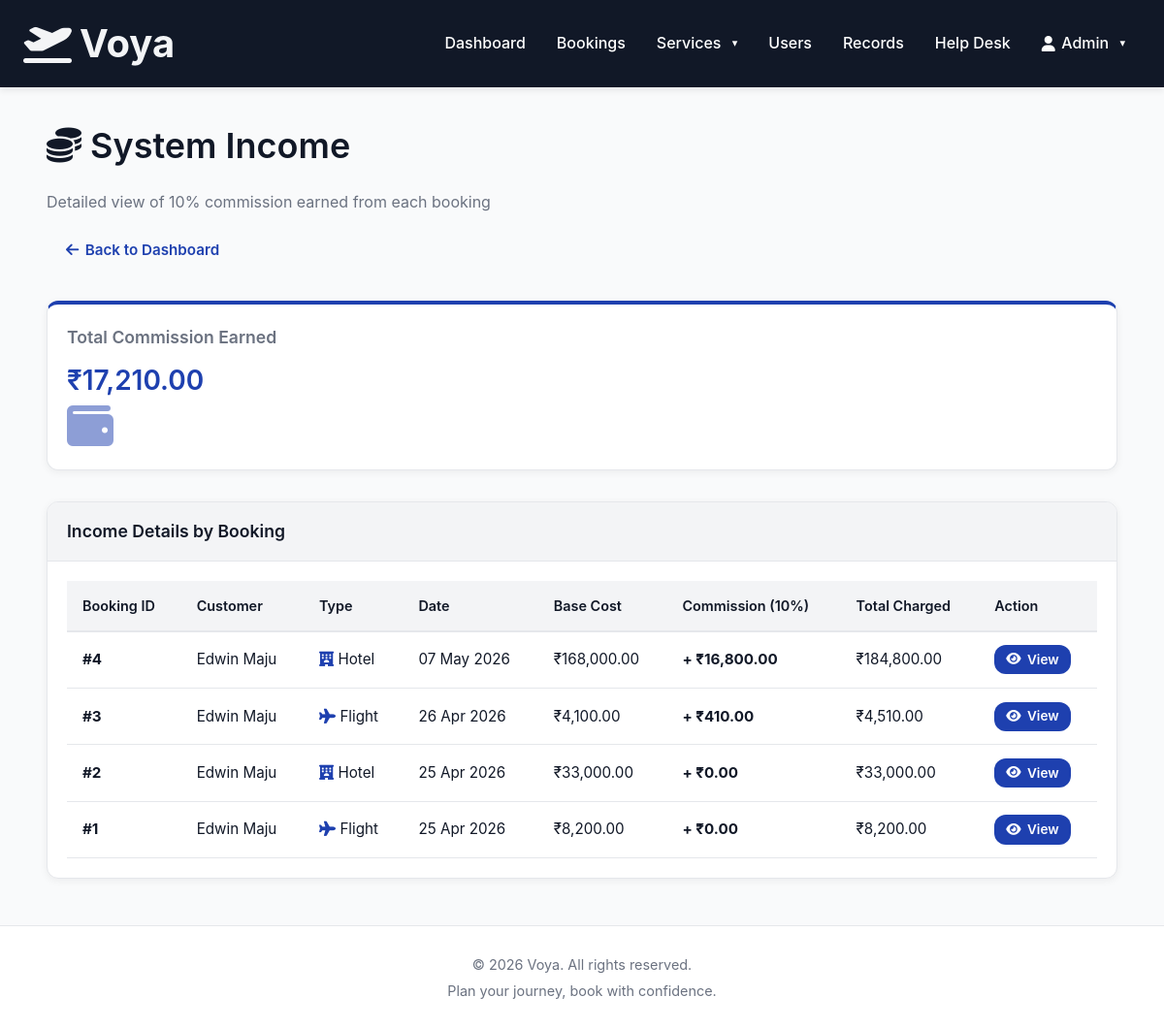
The page /admin/income (signed in) on the database its author committed.
### app/models.py (models this page shows, shortened)
class User(UserMixin, db.Model):
    __tablename__ = 'users'
    id = db.Column(db.Integer, primary_key=True)
    username = db.Column(db.String(100), unique=True, nullable=False)
    email = db.Column(db.String(100), unique=True, nullable=False)
    password_hash = db.Column(db.String(255), nullable=False)
    first_name = db.Column(db.String(100))
    last_name = db.Column(db.String(100))
    phone = db.Column(db.String(20))
    role = db.Column(db.String(20), default='customer')  # 'customer' or 'admin'
    is_active = db.Column(db.Boolean, default=True)
    created_at = db.Column(db.DateTime, default=datetime.utcnow)
    bookings = db.relationship('Booking', foreign_keys='Booking.user_id', backref='user', lazy=True, cascade='all, delete-orphan')
    payments = db.relationship('Payment', backref='user', lazy=True, cascade='all, delete-orphan')
    confirmed_bookings = db.relationship('Booking', foreign_keys='Booking.confirmed_by', backref='admin_confirmer')
    def is_admin(self):
        return self.role == 'admin'

class Booking(db.Model):
    __tablename__ = 'bookings'
    id = db.Column(db.Integer, primary_key=True)
    user_id = db.Column(db.Integer, db.ForeignKey('users.id'), nullable=False)
    flight_id = db.Column(db.Integer, db.ForeignKey('flights.id'))
    train_id = db.Column(db.Integer, db.ForeignKey('trains.id'))
    hotel_id = db.Column(db.Integer, db.ForeignKey('hotels.id'))
    vehicle_id = db.Column(db.Integer, db.ForeignKey('vehicles.id'))
    booking_type = db.Column(db.String(50))  # 'flight', 'train', 'hotel', 'vehicle', 'package'
    booking_status = db.Column(db.String(50), default='pending')  # 'pending', 'confirmed', 'cancelled'
    start_date = db.Column(db.Date, nullable=False)
    end_date = db.Column(db.Date)
    number_of_passengers = db.Column(db.Integer, default=1)
    number_of_rooms = db.Column(db.Integer, default=1)
    number_of_vehicles = db.Column(db.Integer, default=1)
    number_of_days = db.Column(db.Integer, default=1)
    total_cost = db.Column(db.Float, nullable=False)
    commission_amount = db.Column(db.Float, default=0.0)
    screenshot = db.Column(db.String(255))  # Flight/Train ticket screenshot
    additional_document = db.Column(db.String(255))  # Additional details uploaded
    admin_notes = db.Column(db.Text)
    confirmed_by = db.Column(db.Integer, db.ForeignKey('users.id'))  # Admin who confirmed
    confirmed_at = db.Column(db.DateTime)
    created_at = db.Column(db.DateTime, default=datetime.utcnow)
    updated_at = db.Column(db.DateTime, default=datetime.utcnow, onupdate=datetime.utcnow)
    payment = db.relationship('Payment', uselist=False, backref='booking', cascade='all, delete-orphan')

### app/routes/admin.py (the view)
@bp.route('/income')
@login_required
@admin_required
def income():
    bookings = Booking.query.filter_by(booking_status='confirmed').order_by(Booking.created_at.desc()).all()
    total_commission = sum([b.commission_amount or 0 for b in bookings])
    return render_template('admin/income.html', bookings=bookings, total_commission=total_commission)

### app/routes/admin.py (called while the page is built)
def admin_required(f):
    from functools import wraps
    @wraps(f)
    def decorated_function(*args, **kwargs):
        if not current_user.is_authenticated or not current_user.is_admin():
            flash('Admin access required', 'danger')
            return redirect(url_for('customer.dashboard'))
        return f(*args, **kwargs)
    return decorated_function

### app/templates/admin/income.html (shortened to what this page needs)
{% extends "base.html" %}
{% block content %}
<div class="container mt-4">
    <div class="d-flex justify-content-between align-items-center mb-4">
        <div>
            <h1><i class="fas fa-coins text-warning"></i> System Income</h1>
            <p class="text-muted">Detailed view of 10% commission earned from each booking</p>
        </div>
        <a href="{{ url_for('admin.dashboard') }}" class="btn btn-secondary"><i class="fas fa-arrow-left"></i> Back to Dashboard</a>
    </div>
    <div class="card card-accent mb-4">
        <div class="card-body">
            <div class="d-flex justify-content-between align-items-center">
                <div>
                    <h5 class="text-muted mb-1">Total Commission Earned</h5>
                    <h2 style="color: var(--primary); margin: 0;">₹{{ "{:,.2f}".format(total_commission) }}</h2>
                </div>
                <i class="fas fa-wallet fa-3x" style="color: var(--primary); opacity: 0.5;"></i>
            </div>
        </div>
    </div>
    <div class="card">
        <div class="card-head">
            <h5>Income Details by Booking</h5>
        </div>
        <div class="card-body">
            {% if bookings %}
            <div class="table-scroll">
                <table class="table table-light">
                    <thead>
                        <tr>
                            <th>Booking ID</th>
                            <th>Customer</th>
                            <th>Type</th>
                            <th>Date</th>
                            <th>Base Cost</th>
                            <th>Commission (10%)</th>
                            <th>Total Charged</th>
                            <th>Action</th>
                        </tr>
                    </thead>
                    <tbody>
                        {% for booking in bookings %}
                        <tr>
                            <td><strong>#{{ booking.id }}</strong></td>
                            <td>{{ booking.user.first_name }} {{ booking.user.last_name }}</td>
                            <td>
                                {% if booking.booking_type == 'flight' %}<i class="fas fa-plane text-primary"></i> Flight
                                {% elif booking.booking_type == 'train' %}<i class="fas fa-train text-primary"></i> Train
                                {% elif booking.booking_type == 'hotel' %}<i class="fas fa-hotel text-primary"></i> Hotel
                                {% elif booking.booking_type == 'vehicle' %}<i class="fas fa-car text-primary"></i> Vehicle
                                {% else %}{{ booking.booking_type | capitalize }}{% endif %}
                            </td>
                            <td>{{ booking.created_at.strftime('%d %b %Y') }}</td>
                            <td>₹{{ "{:,.2f}".format(booking.total_cost - (booking.commission_amount or 0)) }}</td>
                            <td><strong class="text-success">+ ₹{{ "{:,.2f}".format(booking.commission_amount or 0) }}</strong></td>
                            <td>₹{{ "{:,.2f}".format(booking.total_cost) }}</td>
                            <td>
                                <a href="{{ url_for('admin.view_booking', booking_id=booking.id) }}" class="btn btn-sm btn-main"><i class="fas fa-eye"></i> View</a>
                            </td>
                        </tr>
                        {% endfor %}
                    </tbody>
                </table>
            </div>
            {% else %}
            <div class="alert alert-info">
                <i class="fas fa-info-circle"></i> No confirmed bookings found. Income is generated only from confirmed bookings.
            </div>
            {% endif %}
        </div>
    </div>
</div>
{% endblock %}

### app/templates/base.html (shortened to what this page needs)
<!DOCTYPE html>
<html lang="en">
<head>
    <link href="{{ url_for('static', filename='css/style.css') }}" rel="stylesheet">
    <link href="https://cdnjs.cloudflare.com/ajax/libs/font-awesome/6.0.0/css/all.min.css" rel="stylesheet">
</head>
<body>
    {% if request.endpoint not in ['auth.login', 'auth.register'] %}
    <nav class="nav">
        <a class="nav-brand"
            href="{% if current_user.is_authenticated %}{% if current_user.is_admin() %}{{ url_for('admin.dashboard') }}{% else %}{{ url_for('customer.dashboard') }}{% endif %}{% else %}{{ url_for('auth.login') }}{% endif %}">
            <i class="fas fa-plane-departure"></i> Voya
        </a>
        {% if current_user.is_authenticated %}
        <ul class="nav-items">
            {% if current_user.is_admin() %}
            <li><a href="{{ url_for('admin.dashboard') }}">Dashboard</a></li>
            <li><a href="{{ url_for('admin.manage_bookings') }}">Bookings</a></li>
            <li class="dropdown">
                <a class="dropdown-trigger" onclick="this.nextElementSibling.classList.toggle('open')">Services</a>
            </li>
            <li><a href="{{ url_for('admin.manage_users') }}">Users</a></li>
            <li><a href="{{ url_for('admin.records') }}">Records</a></li>
            <li><a href="{{ url_for('admin.help_desk') }}">Help Desk</a></li>
            {% endif %}
            <li class="dropdown">
                <a class="dropdown-trigger" onclick="this.nextElementSibling.classList.toggle('open')">
                    <i class="fas fa-user"></i> {{ current_user.first_name or current_user.username }}
                </a>
            </li>
        </ul>
        {% endif %}
    </nav>
    {% endif %}
    <div class="container mt-2">
        {% block content %}{% endblock %}
    </div>
    <footer class="footer">
        <p>&copy; 2026 Voya. All rights reserved.</p>
        <p>Plan your journey, book with confidence.</p>
    </footer>
</body>
</html>

### app/static/css/style.css (style rules this page uses)
:root { --primary: #1e40af; --primary-dark: #1e3a8a; --primary-light: #eff6ff; --dark: #111827; --light: #f3f4f6; --white: #ffffff; --gray-50: #f9fafb; --gray-100: #f3f4f6; --gray-200: #e5e7eb; --gray-300: #d1d5db; --gray-400: #9ca3af; --gray-500: #6b7280; --gray-600: #4b5563; --gray-700: #374151; --gray-800: #1f2937; --gray-900: #111827; --green: #10b981; --green-light: #d1fae5; --green-dark: #065f46; --yellow: #f59e0b; --yellow-light: #fef3c7; --yellow-dark: #78350f; --red: #dc2626; --red-light: #fee2e2; --red-dark: #7f1d1d; --blue-info: #0ea5e9; --blue-info-light: #e0f2fe; --blue-info-dark: #0c4a6e; --radius: 12px; --shadow: 0 4px 6px rgba(0, 0, 0, 0.07); --shadow-lg: 0 10px 25px rgba(0, 0, 0, 0.08); --ease: all 0.2s ease; }
*, *::before, *::after { margin: 0; padding: 0; box-sizing: border-box; }
html, body { height: 100%; }
body { background: var(--gray-50); color: var(--gray-900); font-family: -apple-system, BlinkMacSystemFont, 'Segoe UI', Roboto, Oxygen, Ubuntu, Cantarell, sans-serif; font-size: 1rem; line-height: 1.6; }
h1, h2, h3, h4, h5, h6 { font-weight: 600; color: var(--gray-900); margin-bottom: 1rem; }
h1 { font-size: 2.25rem; }
h2 { font-size: 1.75rem; }
h5 { font-size: 1.1rem; }
p { margin-bottom: 1rem; color: var(--gray-700); }
a { color: var(--primary); text-decoration: none; transition: var(--ease); font-weight: 500; }
ol, ul { padding-left: 1.5rem; }
.nav { background: var(--dark); padding: 0 1.5rem; box-shadow: var(--shadow); position: sticky; top: 0; z-index: 1000; height: 90px; display: flex; align-items: center; justify-content: space-between; }
.nav-brand { font-weight: 700; font-size: 40px; color: var(--light) !important; display: flex; align-items: center; gap: 0.5rem; }
.nav-items { display: flex; list-style: none; align-items: center; gap: 0; }
.nav-items a { color: var(--white) !important; padding: 0.6rem 1rem; font-weight: 500; transition: var(--ease); display: flex; align-items: center; gap: 0.4rem; white-space: nowrap; }
.dropdown { position: relative; }
.dropdown-trigger { cursor: pointer; }
.dropdown-trigger::after { content: '▾'; margin-left: 0.3rem; font-size: 0.7rem; }
.container { width: 100%; max-width: 1200px; margin: 0 auto; padding: 0 1.5rem; }
.card { background: var(--white); border: 1px solid var(--gray-200); border-radius: var(--radius); box-shadow: 0 2px 8px rgba(0, 0, 0, 0.06); overflow: hidden; transition: var(--ease); }
.card-head { background: var(--gray-100); border-bottom: 1px solid var(--gray-200); padding: 1rem 1.25rem; font-weight: 600; color: var(--dark); }
.card-head h5 { margin: 0; }
.card-body { padding: 1.25rem; }
.card-accent { border-top: 4px solid var(--primary); }
.btn { display: inline-flex; align-items: center; justify-content: center; gap: 0.4rem; padding: 0.6rem 1.25rem; font-weight: 600; text-align: center; text-decoration: none; border: none; border-radius: var(--radius); cursor: pointer; transition: var(--ease); font-size: 0.95rem; outline: none; line-height: 1.4; }
.btn-main { background: var(--primary); color: var(--white); }
.btn-sm { padding: 0.35rem 0.75rem; font-size: 0.85rem; }
.table-scroll { overflow-x: auto; }
.table { width: 100%; border-collapse: collapse; background: var(--white); }
.table thead th { background: var(--dark); color: var(--white); font-weight: 600; padding: 0.85rem 1rem; text-align: left; font-size: 0.9rem; }
.table tbody td { padding: 0.85rem 1rem; border-bottom: 1px solid var(--gray-200); font-size: 0.95rem; }
.table tbody tr { transition: var(--ease); }
.table-light thead th { background: var(--gray-100); color: var(--dark); border-bottom: 2px solid var(--gray-200); }
.footer { background: var(--white); color: var(--gray-500); text-align: center; padding: 1.5rem; margin-top: 3rem; border-top: 1px solid var(--gray-200); }
.footer p { margin: 0.25rem 0; color: var(--gray-500); font-size: 0.9rem; }
.mt-2 { margin-top: 1rem; }
.mt-4 { margin-top: 2rem; }
.mb-1 { margin-bottom: 0.5rem; }
.mb-4 { margin-bottom: 2rem; }
.text-muted { color: var(--gray-500); }
.text-primary { color: var(--primary); }

### rows shown on the page
User: first_name "Admin"
Booking: id "4", user.first_name "Edwin", user.last_name "Maju", booking_type "hotel" (drawn), created_at "07 May 2026", booking.total_cost-(booking.commission_amountor0) "168,000.00", commission_amount "16,800.00", total_cost "184,800.00"
Booking: id "3", user.first_name "Edwin", user.last_name "Maju", booking_type "flight" (drawn), created_at "26 Apr 2026", booking.total_cost-(booking.commission_amountor0) "4,100.00", commission_amount "410.00", total_cost "4,510.00"
Booking: id "2", user.first_name "Edwin", user.last_name "Maju", booking_type "hotel" (drawn), created_at "25 Apr 2026", booking.total_cost-(booking.commission_amountor0) "33,000.00", commission_amount "0.00", total_cost "33,000.00"
Booking: id "1", user.first_name "Edwin", user.last_name "Maju", booking_type "flight" (drawn), created_at "25 Apr 2026", booking.total_cost-(booking.commission_amountor0) "8,200.00", commission_amount "0.00", total_cost "8,200.00"

### other values the page prints
{{ "{:,.2f}".format(total_commission) }} "17,210.00"
